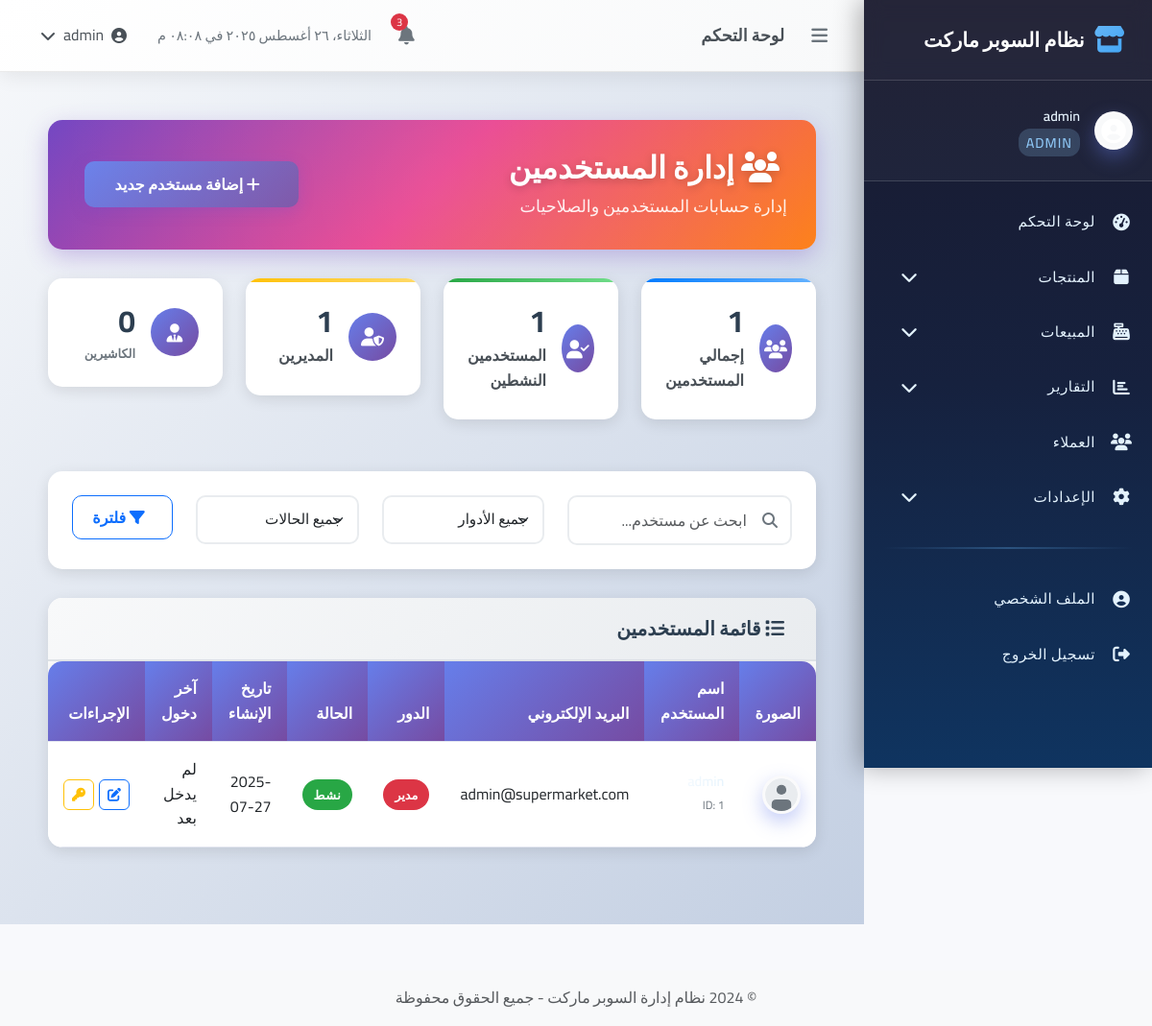
Screenshot of /users (signed in) with the database file from the repository.
### app.py (models this page shows, shortened)
class User(UserMixin, db.Model):
    id = db.Column(db.Integer, primary_key=True)
    username = db.Column(db.String(80), unique=True, nullable=False)
    email = db.Column(db.String(120), unique=True, nullable=False)
    password_hash = db.Column(db.String(120), nullable=False)
    role = db.Column(db.String(20), default='cashier')  # admin, manager, cashier
    created_at = db.Column(db.DateTime, default=datetime.utcnow)
    is_active = db.Column(db.Boolean, default=True)
    avatar_url = db.Column(db.String(200), nullable=True)
    last_login = db.Column(db.DateTime, nullable=True)

### app.py (the view, shortened to what this page needs)
@app.route('/users')
@login_required
def users():
    if current_user.role != 'admin':
        flash('ليس لديك صلاحية للوصول لهذه الصفحة', 'error')
        return redirect(url_for('dashboard'))
    page = request.args.get('page', 1, type=int)
    search = request.args.get('search', '')
    role_filter = request.args.get('role', '')
    status_filter = request.args.get('status', '')
    query = User.query
    if role_filter:
        query = query.filter(User.role == role_filter)
    if status_filter:
        is_active = status_filter == 'active'
        query = query.filter(User.is_active == is_active)
    users = query.order_by(User.created_at.desc()).paginate(
        page=page, per_page=20, error_out=False
    )
    total_users = User.query.count()
    active_users = User.query.filter_by(is_active=True).count()
    admin_users = User.query.filter_by(role='admin').count()
    cashier_users = User.query.filter_by(role='cashier').count()
    return render_template('users.html',
                         users=users,
                         total_users=total_users,
                         active_users=active_users,
                         admin_users=admin_users,
                         cashier_users=cashier_users)

### templates/users.html (shortened to what this page needs)
{% extends "base.html" %}
{% block content %}
<div class="users-container">
    <div class="page-header">
        <div class="row align-items-center">
            <div class="col-md-8">
                <h2 class="page-title">
                    <i class="fas fa-users me-2"></i>
                    إدارة المستخدمين
                </h2>
                <p class="page-subtitle">إدارة حسابات المستخدمين والصلاحيات</p>
            </div>
            <div class="col-md-4 text-end">
                <button class="btn btn-primary" data-bs-toggle="modal" data-bs-target="#addUserModal">
                    <i class="fas fa-plus me-2"></i>
                    إضافة مستخدم جديد
                </button>
            </div>
        </div>
    </div>
    <div class="users-stats">
        <div class="row">
            <div class="col-lg-3 col-md-6 mb-4">
                <div class="stat-card stat-primary">
                    <div class="stat-icon">
                        <i class="fas fa-users"></i>
                    </div>
                    <div class="stat-content">
                        <h3 class="stat-value">{{ total_users or 0 }}</h3>
                        <p class="stat-label">إجمالي المستخدمين</p>
                    </div>
                </div>
            </div>
            <div class="col-lg-3 col-md-6 mb-4">
                <div class="stat-card stat-success">
                    <div class="stat-icon">
                        <i class="fas fa-user-check"></i>
                    </div>
                    <div class="stat-content">
                        <h3 class="stat-value">{{ active_users or 0 }}</h3>
                        <p class="stat-label">المستخدمين النشطين</p>
                    </div>
                </div>
            </div>
            <div class="col-lg-3 col-md-6 mb-4">
                <div class="stat-card stat-warning">
                    <div class="stat-icon">
                        <i class="fas fa-user-shield"></i>
                    </div>
                    <div class="stat-content">
                        <h3 class="stat-value">{{ admin_users or 0 }}</h3>
                        <p class="stat-label">المديرين</p>
                    </div>
                </div>
            </div>
            <div class="col-lg-3 col-md-6 mb-4">
                <div class="stat-card stat-info">
                    <div class="stat-icon">
                        <i class="fas fa-user-tie"></i>
                    </div>
                    <div class="stat-content">
                        <h3 class="stat-value">{{ cashier_users or 0 }}</h3>
                        <p class="stat-label">الكاشيرين</p>
                    </div>
                </div>
            </div>
        </div>
    </div>
    <div class="filters-section">
        <div class="row">
            <div class="col-md-4">
                <div class="search-box">
                    <i class="fas fa-search"></i>
                    <input type="text" class="form-control" id="userSearch"
                           placeholder="ابحث عن مستخدم...">
                </div>
            </div>
            <div class="col-md-3">
                <select class="form-select" id="roleFilter">
                    <option value="">جميع الأدوار</option>
                </select>
            </div>
            <div class="col-md-3">
                <select class="form-select" id="statusFilter">
                    <option value="">جميع الحالات</option>
                </select>
            </div>
            <div class="col-md-2">
                <button class="btn btn-outline-primary w-100" onclick="filterUsers()">
                    <i class="fas fa-filter me-2"></i>
                    فلترة
                </button>
            </div>
        </div>
    </div>
    <div class="users-table-section">
        <div class="table-card">
            <div class="table-header">
                <h5>
                    <i class="fas fa-list me-2"></i>
                    قائمة المستخدمين
                </h5>
            </div>
            <div class="table-responsive">
                <table class="table table-hover">
                    <thead>
                        <tr>
                            <th>الصورة</th>
                            <th>اسم المستخدم</th>
                            <th>البريد الإلكتروني</th>
                            <th>الدور</th>
                            <th>الحالة</th>
                            <th>تاريخ الإنشاء</th>
                            <th>آخر دخول</th>
                            <th>الإجراءات</th>
                        </tr>
                    </thead>
                    <tbody id="usersTableBody">
                        {% for user in users %}
                        <tr>
                            <td>
                                <div class="user-avatar">
                                    <img src="{{ user.avatar_url or '/static/images/default-avatar.svg' }}"
                                         alt="{{ user.username }}">
                                </div>
                            </td>
                            <td>
                                <div class="user-info">
                                    <h6 class="user-name">{{ user.username }}</h6>
                                    <small class="user-id">ID: {{ user.id }}</small>
                                </div>
                            </td>
                            <td>{{ user.email or 'غير محدد' }}</td>
                            <td>
                                <span class="role-badge role-{{ user.role }}">
                                    {% if user.role == 'admin' %}
                                        مدير
                                    {% elif user.role == 'manager' %}
                                        مدير فرع
                                    {% elif user.role == 'cashier' %}
                                        كاشير
                                    {% else %}
                                        {{ user.role }}
                                    {% endif %}
                                </span>
                            </td>
                            <td>
                                <span class="status-badge status-{{ 'active' if user.is_active else 'inactive' }}">
                                    {{ 'نشط' if user.is_active else 'غير نشط' }}
                                </span>
                            </td>
                            <td>{{ user.created_at.strftime('%Y-%m-%d') if user.created_at else 'غير محدد' }}</td>
                            <td>{{ user.last_login.strftime('%Y-%m-%d %H:%M') if user.last_login else 'لم يدخل بعد' }}</td>
                            <td>
                                <div class="action-buttons">
                                    <button class="btn btn-sm btn-outline-primary"
                                            onclick="editUser({{ user.id }})" title="تعديل">
                                        <i class="fas fa-edit"></i>
                                    </button>
                                    <button class="btn btn-sm btn-outline-warning"
                                            onclick="resetPassword({{ user.id }})" title="إعادة تعيين كلمة المرور">
                                        <i class="fas fa-key"></i>
                                    </button>
                                </div>
                            </td>
                        </tr>
                        {% endfor %}
                    </tbody>
                </table>
            </div>
        </div>
    </div>
</div>
{% endblock %}

### templates/base.html (shortened to what this page needs)
<!DOCTYPE html>
<html lang="ar" dir="rtl">
<head>
    <link href="https://cdn.jsdelivr.net/npm/bootstrap@5.3.0/dist/css/bootstrap.min.css" rel="stylesheet">
    <link href="https://cdn.jsdelivr.net/npm/bootstrap-icons@1.10.0/font/bootstrap-icons.css" rel="stylesheet">
    <link href="https://cdnjs.cloudflare.com/ajax/libs/font-awesome/6.4.0/css/all.min.css" rel="stylesheet">
    <link href="{{ url_for('static', filename='css/style.css') }}" rel="stylesheet">
    <link href="{{ url_for('static', filename='css/sidebar.css') }}" rel="stylesheet">
    <link href="{{ url_for('static', filename='css/products.css') }}" rel="stylesheet">
    <link href="{{ url_for('static', filename='css/pos.css') }}" rel="stylesheet">
    <link href="{{ url_for('static', filename='css/reports.css') }}" rel="stylesheet">
    <link href="{{ url_for('static', filename='css/profile.css') }}" rel="stylesheet">
</head>
<body>
    {% if current_user.is_authenticated %}
    <div class="sidebar" id="sidebar">
        <div class="sidebar-header">
            <div class="sidebar-brand">
                <i class="fas fa-store me-2"></i>
                <span class="brand-text">نظام السوبر ماركت</span>
            </div>
        </div>
        <div class="sidebar-user">
            <div class="user-avatar">
                <i class="fas fa-user-circle"></i>
            </div>
            <div class="user-info">
                <div class="user-name">{{ current_user.username }}</div>
                <div class="user-role">{{ current_user.role }}</div>
            </div>
        </div>
        <nav class="sidebar-nav">
            <ul class="nav-list">
                <li class="nav-item">
                    <a href="{{ url_for('dashboard') }}" class="nav-link active">
                        <i class="fas fa-tachometer-alt"></i>
                        <span class="nav-text">لوحة التحكم</span>
                    </a>
                </li>
                <li class="nav-item has-submenu">
                    <a href="#" class="nav-link">
                        <i class="fas fa-box"></i>
                        <span class="nav-text">المنتجات</span>
                        <i class="fas fa-chevron-down submenu-arrow"></i>
                    </a>
                </li>
                <li class="nav-item has-submenu">
                    <a href="#" class="nav-link">
                        <i class="fas fa-cash-register"></i>
                        <span class="nav-text">المبيعات</span>
                        <i class="fas fa-chevron-down submenu-arrow"></i>
                    </a>
                </li>
                <li class="nav-item has-submenu">
                    <a href="#" class="nav-link">
                        <i class="fas fa-chart-bar"></i>
                        <span class="nav-text">التقارير</span>
                        <i class="fas fa-chevron-down submenu-arrow"></i>
                    </a>
                </li>
                <li class="nav-item">
                    <a href="{{ url_for('customers') }}" class="nav-link">
                        <i class="fas fa-users"></i>
                        <span class="nav-text">العملاء</span>
                    </a>
                </li>
                {% if current_user.role == 'admin' %}
                <li class="nav-item has-submenu">
                    <a href="#" class="nav-link">
                        <i class="fas fa-cog"></i>
                        <span class="nav-text">الإعدادات</span>
                        <i class="fas fa-chevron-down submenu-arrow"></i>
                    </a>
                </li>
                {% endif %}
                <li class="nav-divider"></li>
                <li class="nav-item">
                    <a href="#" class="nav-link">
                        <i class="fas fa-user-circle"></i>
                        <span class="nav-text">الملف الشخصي</span>
                    </a>
                </li>
                <li class="nav-item">
                    <a href="{{ url_for('logout') }}" class="nav-link">
                        <i class="fas fa-sign-out-alt"></i>
                        <span class="nav-text">تسجيل الخروج</span>
                    </a>
                </li>
            </ul>
        </nav>
    </div>
    <div class="top-header" id="topHeader">
        <div class="header-left">
            <button class="sidebar-toggle-btn" id="sidebarToggleBtn">
                <i class="fas fa-bars"></i>
            </button>
            <div class="breadcrumb-nav">
                <span class="current-page">لوحة التحكم</span>
            </div>
        </div>
        <div class="header-right">
            <div class="header-notifications">
                <button class="notification-btn">
                    <i class="fas fa-bell"></i>
                    <span class="notification-badge">3</span>
                </button>
            </div>
            <div class="header-datetime">
                <span id="current-datetime"></span>
            </div>
            <div class="header-user">
                <div class="user-dropdown">
                    <button class="user-btn" data-bs-toggle="dropdown">
                        <i class="fas fa-user-circle"></i>
                        <span>{{ current_user.username }}</span>
                        <i class="fas fa-chevron-down"></i>
                    </button>
                </div>
            </div>
        </div>
    </div>
    {% endif %}
    <main class="{% if current_user.is_authenticated %}main-content{% endif %}">
        {% block content %}{% endblock %}
    </main>
    {% if current_user.is_authenticated %}
    <footer class="bg-light text-center py-3 mt-5">
        <div class="container">
            <p class="mb-0 text-muted">
                &copy; 2024 نظام إدارة السوبر ماركت - جميع الحقوق محفوظة
            </p>
        </div>
    </footer>
    {% endif %}
</body>
</html>

### rows the page displays
User: username "admin", role "ADMIN", id "1", email "admin@supermarket.com", shows "مدير", is_active "نشط", created_at "2025-07-27", last_login "لم يدخل بعد"

### other values shown
{{ total_users or 0 }} "1"
{{ active_users or 0 }} "1"
{{ admin_users or 0 }} "1"
{{ cashier_users or 0 }} "0"
